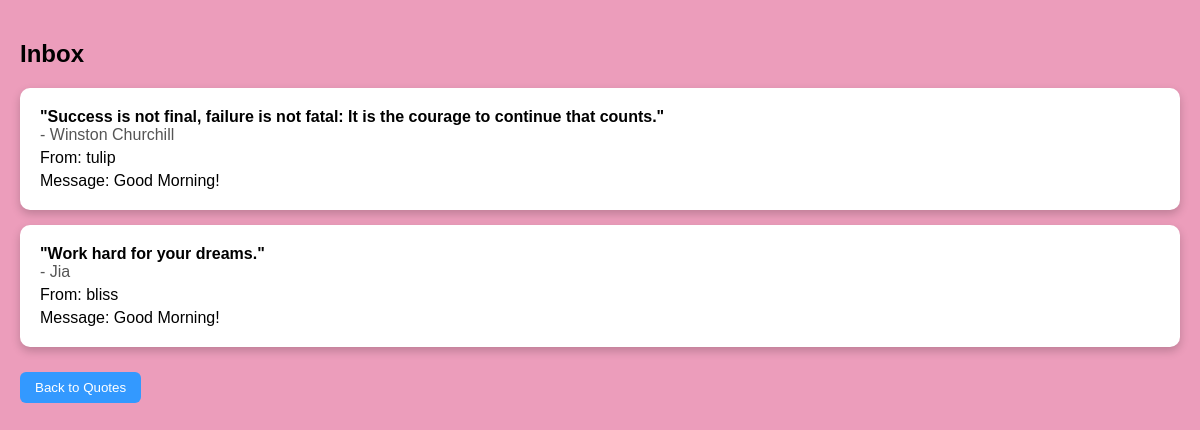
/inbox (signed in), run on the app's committed database.
### tables this page shows
CREATE TABLE messages (
    id INTEGER PRIMARY KEY AUTOINCREMENT,
    sender_id INTEGER NOT NULL,
    receiver_id INTEGER NOT NULL,
    quote_text TEXT NOT NULL,
    quote_author TEXT NOT NULL,
    message TEXT,
    timestamp DATETIME DEFAULT CURRENT_TIMESTAMP,
    FOREIGN KEY(sender_id) REFERENCES users(id),
    FOREIGN KEY(receiver_id) REFERENCES users(id)
);

CREATE TABLE users (
    id INTEGER PRIMARY KEY AUTOINCREMENT,
    username TEXT UNIQUE NOT NULL,
    password TEXT NOT NULL
);

### app.py (the view)
@app.route("/inbox")
@login_required
def inbox():
    conn = get_db()
    cur = conn.cursor()
    cur.execute("""
        SELECT u.username AS sender, m.quote_text AS quote, m.quote_author AS author, m.message AS extra_message
        FROM messages m
        JOIN users u ON m.sender_id = u.id
        WHERE m.receiver_id = ?
        ORDER BY m.id DESC
    """, (session["user_id"],))
    messages = cur.fetchall()
    conn.close()
    return render_template("inbox.html", messages=messages)

### app.py (called while the page is built)
def login_required(f):
    @wraps(f)
    def decorated_function(*args, **kwargs):
        if "user_id" not in session:
            flash("Please login first.")
            return redirect("/login")
        return f(*args, **kwargs)
    return decorated_function

def get_db():
    conn = sqlite3.connect(DATABASE)
    conn.row_factory = sqlite3.Row
    return conn

### templates/inbox.html (shortened to what this page needs)
<!DOCTYPE html>
<html lang="en">
<head>
</head>
<body>
    <h2>Inbox</h2>
    {% for msg in messages %}
        <div class="message-card">
            <div class="quote">"{{ msg['quote'] }}"</div>
            <div class="author">- {{ msg['author'] }}</div>
            <div class="sender">From: {{ msg['sender'] }}</div>
            {% if msg['extra_message'] %}
            <div class="extra">Message: {{ msg['extra_message'] }}</div>
            {% endif %}
        </div>
    {% else %}
        <p>No messages yet.</p>
    {% endfor %}
    <form action="/" method="get">
        <button type="submit">Back to Quotes</button>
    </form>
</body>
</html>

### templates/inbox.html (style rules this page uses)
body { font-family: Arial, sans-serif; background-color: #ec9dbb; margin: 0; padding: 20px; }
.message-card { background-color: white; padding: 20px; margin-bottom: 15px; border-radius: 10px; box-shadow: 0 4px 10px rgba(0,0,0,0.2); }
.quote { font-weight: bold; }
.author { color: #555; }
.sender, .extra { margin-top: 5px; }
button { background-color: #3399ff; color: white; border: none; padding: 8px 15px; border-radius: 6px; cursor: pointer; margin-top: 10px; }

### data on the page
messages: quote "Success is not final, failure is not fatal: It is the courage to continue that counts.", author "Winston Churchill", sender "tulip", extra_message "Good Morning!"
messages: quote "Work hard for your dreams.", author "Jia", sender "bliss", extra_message "Good Morning!"
